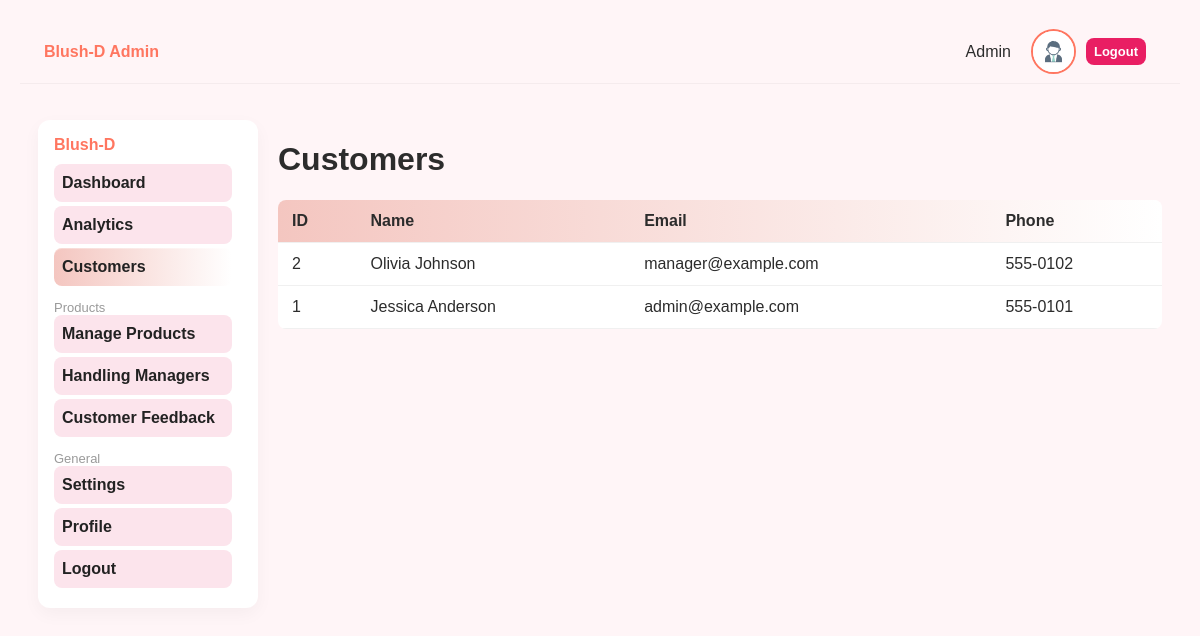
The page /pages/admin/pages/customers.php (signed in) on the database its author committed.
### tables this page shows
CREATE TABLE `user` (
  `user_id` int NOT NULL AUTO_INCREMENT,
  `first_name` varchar(100) NOT NULL,
  `last_name` varchar(100) NOT NULL,
  `email` varchar(255) NOT NULL,
  `password` varchar(255)  NOT NULL,
  `address` varchar(255) DEFAULT NULL,
  `phone_number` varchar(20) DEFAULT NULL,
  `role` varchar(50) DEFAULT 'CUSTOMER',
  `department` varchar(100) DEFAULT NULL,
  `birth_day` date DEFAULT NULL,
  `start_day` date DEFAULT NULL,
  PRIMARY KEY (`user_id`),
  UNIQUE KEY `email` (`email`)
);

### pages/admin/pages/customers.php (the view, shortened to what this page needs)
<?php
include_once __DIR__ . '/../../../server/config/db.php';
$users = $conn->query("SELECT * FROM user ORDER BY user_id DESC");
?>
<!doctype html><html><head><meta charset="utf-8"><title>Customers - Blush-D</title>
<link rel="stylesheet" href="../assets/css/style.css?v=<?php echo time(); ?>"></head><body>
<?php include __DIR__ . '/../includes/header.php'; ?>
<div class="container">
  <?php include __DIR__ . '/../includes/sidebar.php'; ?>
  <main class="content">
    <h1>Customers</h1>
    <table class="data">
      <thead><tr><th>ID</th><th>Name</th><th>Email</th><th>Phone</th></tr></thead>
      <tbody>
        <?php while($u = $users->fetch_assoc()): ?>
        <tr>
          <td><?=$u['user_id']?></td>
          <td><?=htmlspecialchars($u['first_name'].' '.$u['last_name'])?></td>
          <td><?=htmlspecialchars($u['email'])?></td>
          <td><?=htmlspecialchars($u['phone_number'])?></td>
        </tr>
        <?php endwhile; ?>
      </tbody>
    </table>
  </main>
</div>
</body></html>

### pages/admin/includes/header.php (shortened to what this page needs)
<?php
$adminName = $_SESSION['first_name'] ?? 'Admin';
$adminPhoto = $_SESSION['photo'] ?? '../uploads/default.jpg';
?>
<header class="topbar">
  <div class="brand">Blush-D Admin</div>
  <div class="actions">
    <span class="admin-name"><?= htmlspecialchars($adminName) ?></span>
    <img src="<?= htmlspecialchars($adminPhoto) ?>" class="topbar-photo" alt="Admin Photo">
    <button id="logoutBtn" class="btn small">Logout</button>
  </div>
</header>

### pages/admin/includes/sidebar.php
<?php
$active = basename($_SERVER['SCRIPT_NAME']);
?>
<aside class="sidebar">
  <div class="logo">Blush-D</div>
  <nav>
    <a href="../pages/dashboard.php" class="<?= strpos($active, 'dashboard') !== false ? 'active' : '' ?>">Dashboard</a>
    <a href="../pages/analytics.php" class="<?= strpos($active, 'analytics') !== false ? 'active' : '' ?>">Analytics</a>
    <a href="../pages/customers.php" class="<?= strpos($active, 'customers') !== false ? 'active' : '' ?>">Customers</a>
    <div class="menu-title">Products</div>
    <a href="../pages/products.php" class="<?= strpos($active, 'products') !== false ? 'active' : '' ?>">Manage Products</a>
    <a href="../pages/handling_managers.php" class="<?= strpos($active, 'add_product') !== false ? 'active' : '' ?>">Handling Managers</a>
    <a href="../pages/feedback.php" class="<?= strpos($active, 'feedback') !== false ? 'active' : '' ?>">Customer Feedback</a>
    <div class="menu-title">General</div>
    <a href="../pages/settings.php" class="<?= strpos($active, 'settings') !== false ? 'active' : '' ?>">Settings</a>
    <a href="../pages/profile.php" class="<?= strpos($active, 'profile') !== false ? 'active' : '' ?>">Profile</a>
    <a href="#" id="sidebarLogoutBtn" class="logout">Logout</a>
  </nav>
</aside>

### pages/admin/assets/css/style.css (style rules this page uses)
:root { --bg:#f5f3f6; --panel:#ffffff; --muted:#9a9a9a; --blush:#ff7660; --blush-2:#ffb7ad; --accent:#f4c6c0; --text:#222; --success:#2db27e; --danger:#e04b4b; }
* { box-sizing:border-box }
html,body { height:100%; margin:0; font-family:Inter, Arial, sans-serif; background:var(--bg); color:var(--text); }
.topbar { height:64px; display:flex; align-items:center; gap:16px; padding:0 24px; background:transparent; border-bottom:1px solid rgba(0,0,0,0.04); }
.topbar .brand { font-weight:700; color:var(--blush); }
.topbar .actions { margin-left:auto; display:flex;align-items:center;gap:10px; }
.btn { background:var(--blush); color:#fff; padding:8px 12px; border-radius:8px; border:none; cursor:pointer; }
.btn.small { padding:6px 8px; font-size:13px; }
.container { display:flex; align-items:flex-start; gap:20px; padding:18px; max-width:1300px; margin:18px auto; }
.sidebar { width:220px; background:var(--panel); border-radius:12px; padding:16px; box-shadow:0 6px 18px rgba(0,0,0,0.04); }
.sidebar .logo { font-weight:700; color:var(--blush); margin-bottom:10px; }
.sidebar nav a { display:block; padding:10px 8px; color:var(--text); text-decoration:none; border-radius:8px; margin-bottom:4px; }
.sidebar nav a.active { background:linear-gradient(90deg,var(--accent),#fff); box-shadow:inset 0 1px rgba(255,255,255,0.3); }
.sidebar .menu-title { margin-top:8px; font-size:13px; color:var(--muted); padding-top:6px; }
.content { flex:1; min-height:600px; }
table.data { width:100%; border-collapse:collapse; background:var(--panel); border-radius:8px; overflow:hidden }
table.data th, table.data td { padding:12px 14px; text-align:left; border-bottom:1px solid #f0f0f0; }
table.data thead { background:linear-gradient(90deg,var(--accent),#fff) }
.topbar .topbar-photo { width: 45px; height: 45px; border-radius: 50%; object-fit: cover; border: 2px solid var(--blush); margin-left: 10px; }
.btn { background: #E91E63; color: #fff; padding: 8px 16px; border: none; border-radius: 8px; cursor: pointer; }
body { font-family: Arial, sans-serif; background-color: #FFF5F7; color: #2C2C2C; padding: 20px; }
button, a { display: inline-block; padding: 10px 20px; border-radius: 8px; text-decoration: none; margin-right: 10px; font-weight: bold; cursor: pointer; }
button { background-color: #E91E63; color: #fff; border: none; }
a { background-color: #FCE4EC; color: #2C2C2C; }

### rows shown on the page
user: user_id "2", first_name+last_name "Olivia Johnson", email "manager@example.com", phone_number "555-0102"
user: user_id "1", first_name+last_name "Jessica Anderson", email "admin@example.com", phone_number "555-0101"

### other values the page prints
$adminName "Admin"
